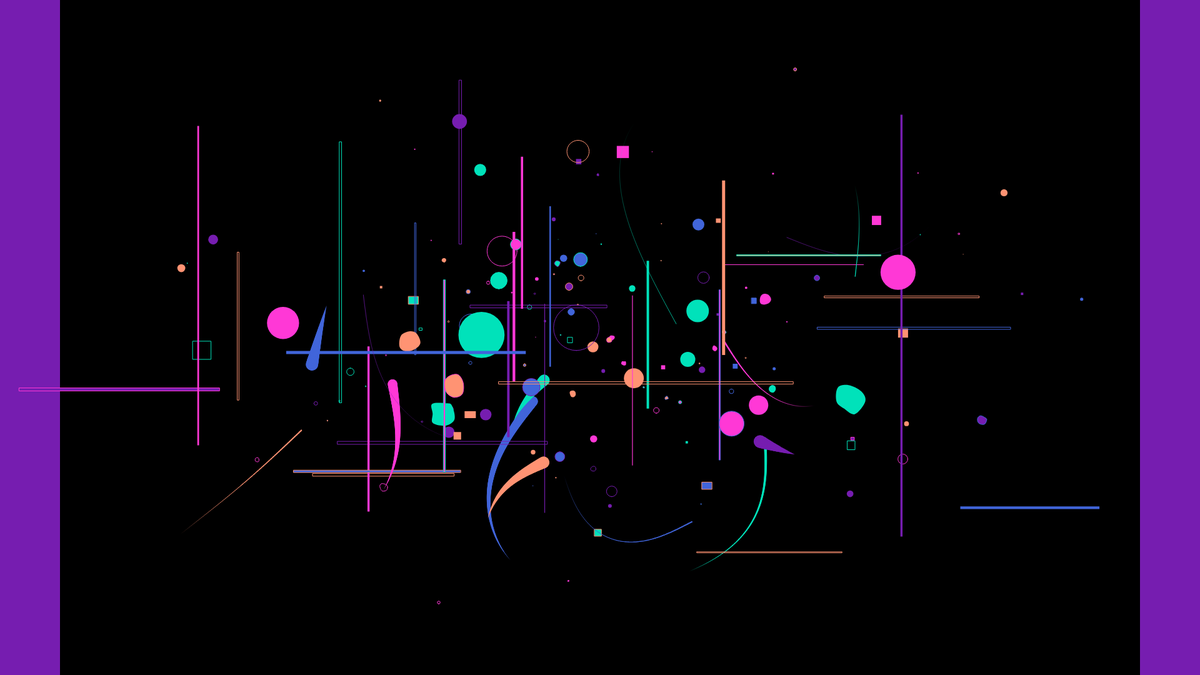
Frame 1 (no input)
Frame 60 (no input): identical to frame 1, image omitted
Frame 120 (the mouse pressed at the canvas centre since frame 60): identical to frame 1, image omitted

The p5.js sketch that drew this single still picture (run headless with seeded random() and noise() and a simulated clock; from frame 60 on, the mouse is pressed at the canvas centre):

// p5.js sketch
// ── sketch.js
let layer1, layer2, layer3;
let colors = ["#4165DA", "#FF38D6", "#ff9373", "#761DB0", "#00E2BA"];

function setup() {
	createCanvas(1920, 1080);
	imageMode(CENTER);
	rectMode(CENTER);
	generate();
}

function draw() {
}

function generate() {
	background(random(colors));
	noStroke();
	fill(0);
	rect(width / 2, height / 2, width * 0.9, width * 0.9);


	noStroke();
	for (let i = 0; i < 200; i++) {
		let x = randomGaussian(0.5, 0.16) * width;
		let y = randomGaussian(0.5, 0.16) * height;
		let s = (random(100) * random(random())) + 1;
		let rnd = int(random(-2, 5));
		let ang = int(random(4)) * (TAU / 4);
		push();
		translate(x, y);
		rotate(ang);
		noStroke();
		fill(random(colors));
		if (random() < 0.5) {
			stroke(random(colors));
			if (random() < 0.5) {
				noFill();
			}
		}
		if (rnd <= 0) {
			circle(0, 0, s);
		}
		if (rnd == 1) {
			rect(0, 0, (s + 20) * 10, 1 + random(4));
		}
		if (rnd == 2) {
			if (random() < 0.5) {
				square(0, 0, s);
			} else {
				rect(0, 0, s, s * random(0.5, 1.5));
			}
		}
		if (rnd == 3) {
			organicShape(0, 0, s)
		}
		if (rnd == 4) {
			noiseCurve(0, 0, s * 0.5);
		}
		pop();
	}
}

function organicShape(x, y, s) {
	let pos = [];
	num = 7;
	for (let a = 0; a < TAU; a += (TAU / num)) {
		pos.push({
			x: x + s * 0.5 * cos(a) + (random(-1, 1) * random() * s * 0.15),
			y: y + s * 0.5 * sin(a) + (random(-1, 1) * random() * s * 0.15)
		});
	}
	beginShape();
	curveVertex(pos[pos.length - 1].x, pos[pos.length - 1].y);
	for (let i = 0; i < pos.length; i++) {
		curveVertex(pos[i].x, pos[i].y);
	}
	curveVertex(pos[0].x, pos[0].y);
	curveVertex(pos[1].x, pos[1].y);
	endShape();
}

function noiseCurve(x, y, w) {
	let c = int(random(20, 200));
	let px = x;
	let py = y;
	let rr = random(1000000);
	for (let i = 0; i < c; i++) {
		let scl = 0.0003;
		let angle = noise(x * scl, y * scl, rr) * 100;
		let ww = map(i, 0, c - 1, w, 0);
		strokeWeight(ww);
		line(x, y, px, py);
		px = x;
		py = y;
		x += cos(angle) * 2;
		y += sin(angle) * 2;
	}
}
